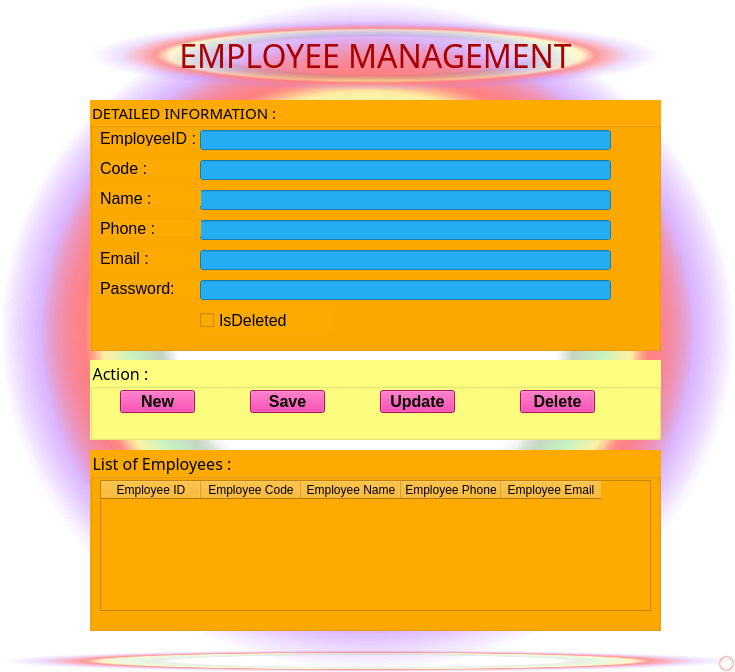
<?xml version="1.0" encoding="UTF-8"?>
<ui version="4.0">
 <class>MainWindow</class>
 <widget class="QMainWindow" name="MainWindow">
  <property name="geometry">
   <rect>
    <x>0</x>
    <y>0</y>
    <width>735</width>
    <height>672</height>
   </rect>
  </property>
  <property name="windowTitle">
   <string>MainWindow</string>
  </property>
  <property name="styleSheet">
   <string notr="true">background-color: qlineargradient(spread:pad, x1:0, y1:0, x2:1, y2:0, stop:0 rgba(0, 0, 0, 255), stop:1 rgba(255, 255, 255, 255));
background-color: qradialgradient(spread:pad, cx:0.5, cy:0.5, radius:0.5, fx:0.5, fy:0.5, stop:0 rgba(0, 0, 0, 0), stop:0.52 rgba(0, 0, 0, 0), stop:0.565 rgba(82, 121, 76, 33), stop:0.65 rgba(159, 235, 148, 64), stop:0.721925 rgba(255, 238, 150, 129), stop:0.77 rgba(255, 128, 128, 204), stop:0.89 rgba(191, 128, 255, 64), stop:1 rgba(0, 0, 0, 0));</string>
  </property>
  <widget class="QWidget" name="centralwidget">
   <widget class="QLabel" name="label">
    <property name="geometry">
     <rect>
      <x>90</x>
      <y>20</y>
      <width>571</width>
      <height>71</height>
     </rect>
    </property>
    <property name="font">
     <font>
      <family>Pixel Sans Serif</family>
      <pointsize>24</pointsize>
      <weight>50</weight>
      <italic>false</italic>
      <bold>false</bold>
     </font>
    </property>
    <property name="layoutDirection">
     <enum>Qt::LeftToRight</enum>
    </property>
    <property name="styleSheet">
     <string notr="true">color: rgb(170, 0, 0);
font: 24pt &quot;Pixel Sans Serif&quot;;</string>
    </property>
    <property name="text">
     <string>EMPLOYEE MANAGEMENT</string>
    </property>
    <property name="alignment">
     <set>Qt::AlignCenter</set>
    </property>
   </widget>
   <widget class="QGroupBox" name="groupBox">
    <property name="geometry">
     <rect>
      <x>90</x>
      <y>100</y>
      <width>571</width>
      <height>251</height>
     </rect>
    </property>
    <property name="font">
     <font>
      <family>Pricedown</family>
      <pointsize>11</pointsize>
     </font>
    </property>
    <property name="styleSheet">
     <string notr="true">background-color: rgb(255, 170, 0);</string>
    </property>
    <property name="title">
     <string>DETAILED INFORMATION : </string>
    </property>
    <widget class="QLabel" name="label_2">
     <property name="geometry">
      <rect>
       <x>10</x>
       <y>30</y>
       <width>111</width>
       <height>16</height>
      </rect>
     </property>
     <property name="font">
      <font>
       <pointsize>12</pointsize>
      </font>
     </property>
     <property name="text">
      <string>EmployeeID : </string>
     </property>
    </widget>
    <widget class="QLineEdit" name="lineEditID">
     <property name="geometry">
      <rect>
       <x>110</x>
       <y>30</y>
       <width>411</width>
       <height>20</height>
      </rect>
     </property>
     <property name="font">
      <font>
       <pointsize>12</pointsize>
      </font>
     </property>
     <property name="styleSheet">
      <string notr="true">background-color: rgb(36, 173, 243);</string>
     </property>
    </widget>
    <widget class="QLabel" name="label_3">
     <property name="geometry">
      <rect>
       <x>10</x>
       <y>60</y>
       <width>111</width>
       <height>16</height>
      </rect>
     </property>
     <property name="font">
      <font>
       <pointsize>12</pointsize>
      </font>
     </property>
     <property name="text">
      <string>Code :</string>
     </property>
    </widget>
    <widget class="QLineEdit" name="lineEditCode">
     <property name="geometry">
      <rect>
       <x>110</x>
       <y>60</y>
       <width>411</width>
       <height>20</height>
      </rect>
     </property>
     <property name="font">
      <font>
       <pointsize>12</pointsize>
      </font>
     </property>
     <property name="styleSheet">
      <string notr="true">background-color: rgb(36, 173, 243);</string>
     </property>
    </widget>
    <widget class="QLineEdit" name="lineEditName">
     <property name="geometry">
      <rect>
       <x>110</x>
       <y>90</y>
       <width>411</width>
       <height>20</height>
      </rect>
     </property>
     <property name="font">
      <font>
       <pointsize>12</pointsize>
      </font>
     </property>
     <property name="styleSheet">
      <string notr="true">background-color: rgb(36, 173, 243);</string>
     </property>
    </widget>
    <widget class="QLabel" name="label_4">
     <property name="geometry">
      <rect>
       <x>10</x>
       <y>90</y>
       <width>101</width>
       <height>16</height>
      </rect>
     </property>
     <property name="font">
      <font>
       <pointsize>12</pointsize>
      </font>
     </property>
     <property name="text">
      <string>Name :</string>
     </property>
    </widget>
    <widget class="QLineEdit" name="lineEditPhone">
     <property name="geometry">
      <rect>
       <x>110</x>
       <y>120</y>
       <width>411</width>
       <height>20</height>
      </rect>
     </property>
     <property name="font">
      <font>
       <pointsize>12</pointsize>
      </font>
     </property>
     <property name="styleSheet">
      <string notr="true">background-color: rgb(36, 173, 243);</string>
     </property>
    </widget>
    <widget class="QLabel" name="label_5">
     <property name="geometry">
      <rect>
       <x>10</x>
       <y>120</y>
       <width>101</width>
       <height>16</height>
      </rect>
     </property>
     <property name="font">
      <font>
       <pointsize>12</pointsize>
      </font>
     </property>
     <property name="text">
      <string>Phone :</string>
     </property>
    </widget>
    <widget class="QLabel" name="label_6">
     <property name="geometry">
      <rect>
       <x>10</x>
       <y>150</y>
       <width>101</width>
       <height>16</height>
      </rect>
     </property>
     <property name="font">
      <font>
       <pointsize>12</pointsize>
      </font>
     </property>
     <property name="text">
      <string>Email : </string>
     </property>
    </widget>
    <widget class="QLineEdit" name="lineEditEmail">
     <property name="geometry">
      <rect>
       <x>110</x>
       <y>150</y>
       <width>411</width>
       <height>20</height>
      </rect>
     </property>
     <property name="font">
      <font>
       <pointsize>12</pointsize>
      </font>
     </property>
     <property name="styleSheet">
      <string notr="true">background-color: rgb(36, 173, 243);</string>
     </property>
    </widget>
    <widget class="QLabel" name="label_7">
     <property name="geometry">
      <rect>
       <x>10</x>
       <y>180</y>
       <width>101</width>
       <height>16</height>
      </rect>
     </property>
     <property name="font">
      <font>
       <pointsize>12</pointsize>
      </font>
     </property>
     <property name="text">
      <string>Password:</string>
     </property>
    </widget>
    <widget class="QLineEdit" name="lineEditPassword">
     <property name="geometry">
      <rect>
       <x>110</x>
       <y>180</y>
       <width>411</width>
       <height>20</height>
      </rect>
     </property>
     <property name="font">
      <font>
       <pointsize>12</pointsize>
      </font>
     </property>
     <property name="styleSheet">
      <string notr="true">background-color: rgb(36, 173, 243);</string>
     </property>
    </widget>
    <widget class="QCheckBox" name="checkBoxIsDeleted">
     <property name="geometry">
      <rect>
       <x>110</x>
       <y>210</y>
       <width>131</width>
       <height>21</height>
      </rect>
     </property>
     <property name="font">
      <font>
       <pointsize>12</pointsize>
      </font>
     </property>
     <property name="text">
      <string>IsDeleted</string>
     </property>
    </widget>
   </widget>
   <widget class="QGroupBox" name="groupBox_2">
    <property name="geometry">
     <rect>
      <x>90</x>
      <y>360</y>
      <width>571</width>
      <height>80</height>
     </rect>
    </property>
    <property name="font">
     <font>
      <family>Pricedown</family>
      <pointsize>12</pointsize>
     </font>
    </property>
    <property name="styleSheet">
     <string notr="true">background-color: rgb(255, 255, 127);</string>
    </property>
    <property name="title">
     <string>Action : </string>
    </property>
    <widget class="QPushButton" name="pushButtonNew">
     <property name="geometry">
      <rect>
       <x>30</x>
       <y>30</y>
       <width>75</width>
       <height>23</height>
      </rect>
     </property>
     <property name="font">
      <font>
       <pointsize>12</pointsize>
       <weight>75</weight>
       <bold>true</bold>
      </font>
     </property>
     <property name="styleSheet">
      <string notr="true">background-color: rgb(232, 23, 142);</string>
     </property>
     <property name="text">
      <string>New</string>
     </property>
    </widget>
    <widget class="QPushButton" name="pushButtonSave">
     <property name="geometry">
      <rect>
       <x>160</x>
       <y>30</y>
       <width>75</width>
       <height>23</height>
      </rect>
     </property>
     <property name="font">
      <font>
       <pointsize>12</pointsize>
       <weight>75</weight>
       <bold>true</bold>
      </font>
     </property>
     <property name="styleSheet">
      <string notr="true">background-color: rgb(232, 23, 142);</string>
     </property>
     <property name="text">
      <string>Save</string>
     </property>
    </widget>
    <widget class="QPushButton" name="pushButtonUpdate">
     <property name="geometry">
      <rect>
       <x>290</x>
       <y>30</y>
       <width>75</width>
       <height>23</height>
      </rect>
     </property>
     <property name="font">
      <font>
       <pointsize>12</pointsize>
       <weight>75</weight>
       <bold>true</bold>
      </font>
     </property>
     <property name="styleSheet">
      <string notr="true">background-color: rgb(232, 23, 142);</string>
     </property>
     <property name="text">
      <string>Update</string>
     </property>
    </widget>
    <widget class="QPushButton" name="pushButtonDelete">
     <property name="geometry">
      <rect>
       <x>430</x>
       <y>30</y>
       <width>75</width>
       <height>23</height>
      </rect>
     </property>
     <property name="font">
      <font>
       <pointsize>12</pointsize>
       <weight>75</weight>
       <bold>true</bold>
      </font>
     </property>
     <property name="styleSheet">
      <string notr="true">background-color: rgb(232, 23, 142);</string>
     </property>
     <property name="text">
      <string>Delete</string>
     </property>
    </widget>
   </widget>
   <widget class="QGroupBox" name="groupBox_3">
    <property name="geometry">
     <rect>
      <x>90</x>
      <y>450</y>
      <width>571</width>
      <height>181</height>
     </rect>
    </property>
    <property name="font">
     <font>
      <family>Pricedown</family>
      <pointsize>12</pointsize>
     </font>
    </property>
    <property name="styleSheet">
     <string notr="true">background-color: rgb(255, 170, 0);</string>
    </property>
    <property name="title">
     <string>List of Employees : </string>
    </property>
    <widget class="QWidget" name="verticalLayoutWidget">
     <property name="geometry">
      <rect>
       <x>10</x>
       <y>30</y>
       <width>551</width>
       <height>131</height>
      </rect>
     </property>
     <layout class="QVBoxLayout" name="verticalLayout">
      <item>
       <widget class="QTableWidget" name="tableWidgetEmployee">
        <property name="font">
         <font>
          <pointsize>12</pointsize>
          <weight>50</weight>
          <bold>false</bold>
         </font>
        </property>
        <column>
         <property name="text">
          <string>Employee ID</string>
         </property>
        </column>
        <column>
         <property name="text">
          <string>Employee Code</string>
         </property>
        </column>
        <column>
         <property name="text">
          <string>Employee Name</string>
         </property>
        </column>
        <column>
         <property name="text">
          <string>Employee Phone</string>
         </property>
        </column>
        <column>
         <property name="text">
          <string>Employee Email</string>
         </property>
        </column>
       </widget>
      </item>
     </layout>
    </widget>
   </widget>
  </widget>
  <widget class="QMenuBar" name="menubar">
   <property name="geometry">
    <rect>
     <x>0</x>
     <y>0</y>
     <width>735</width>
     <height>22</height>
    </rect>
   </property>
  </widget>
  <widget class="QStatusBar" name="statusbar"/>
 </widget>
 <resources/>
 <connections/>
</ui>
